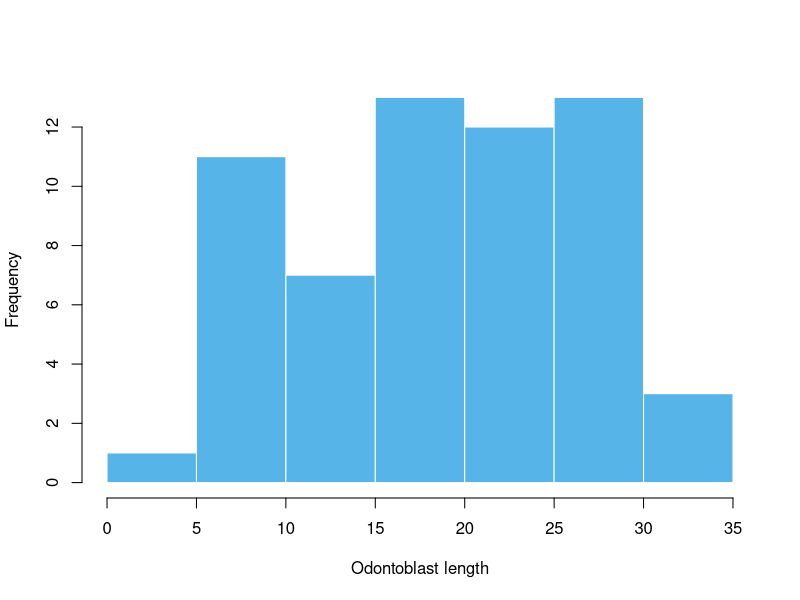
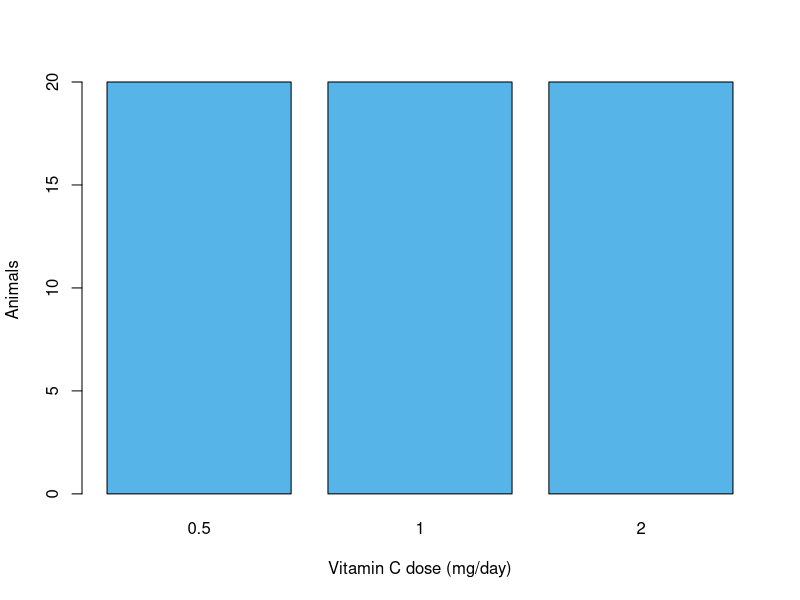
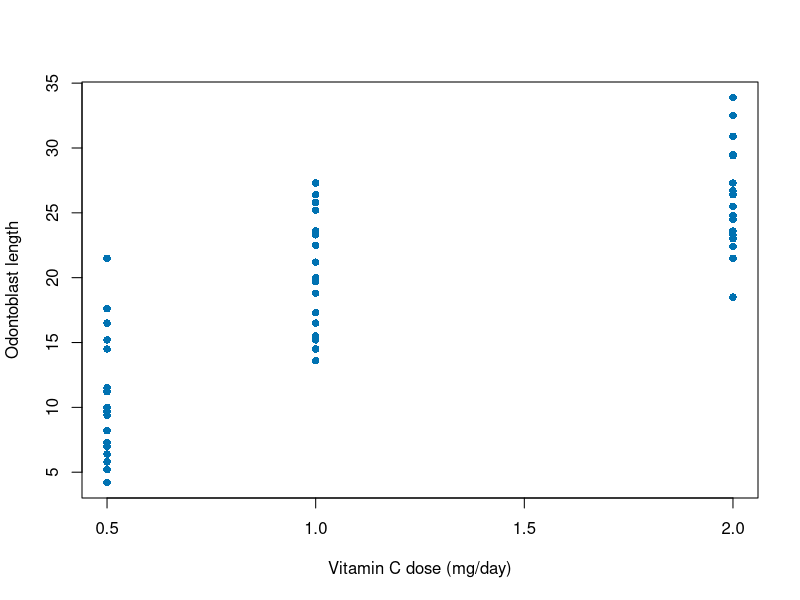
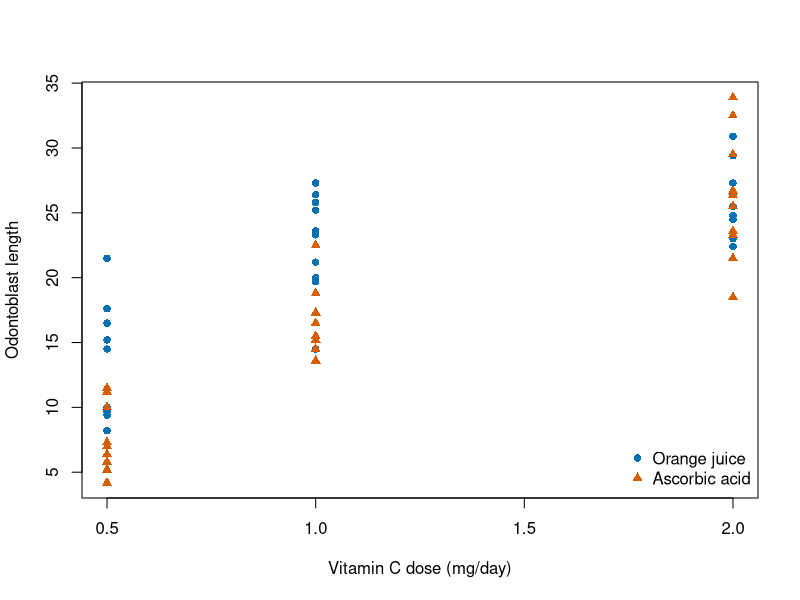
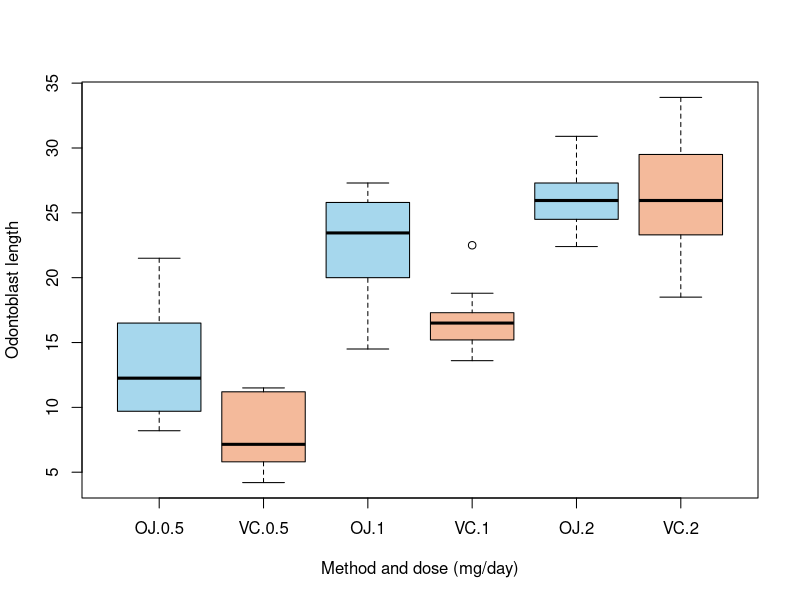
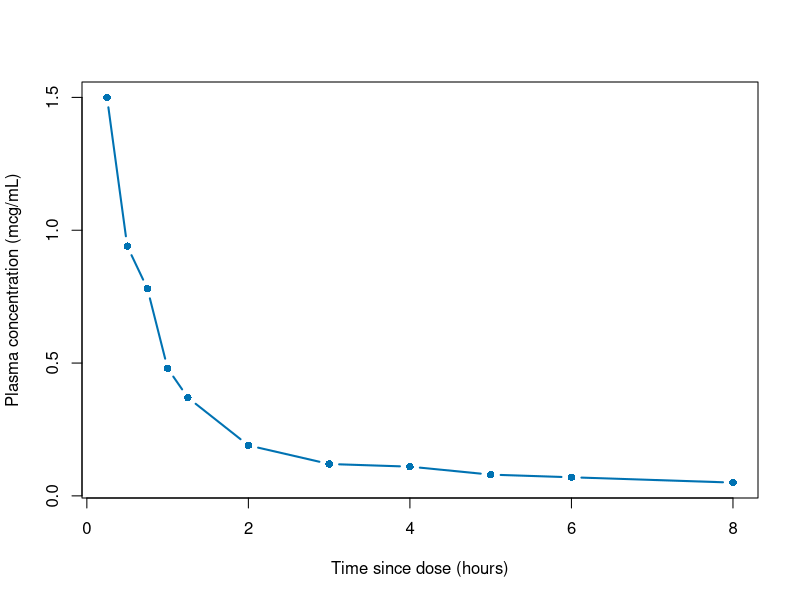
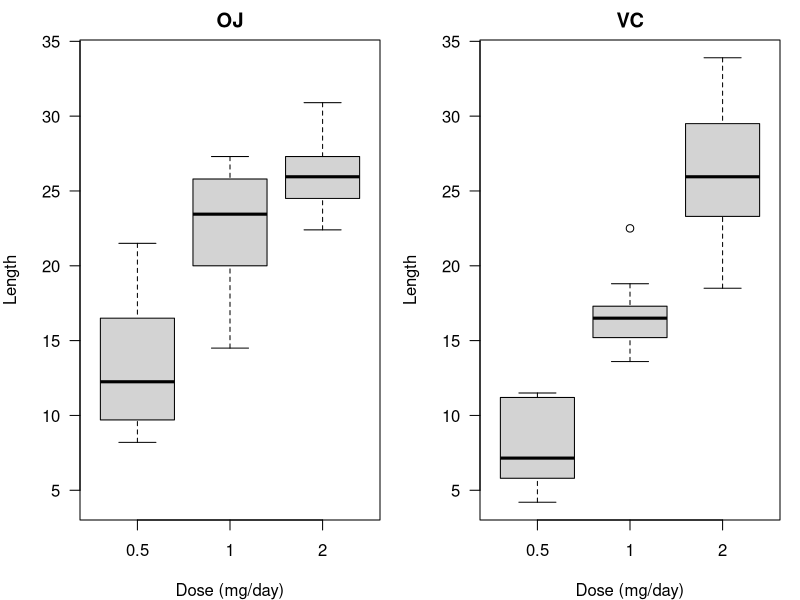
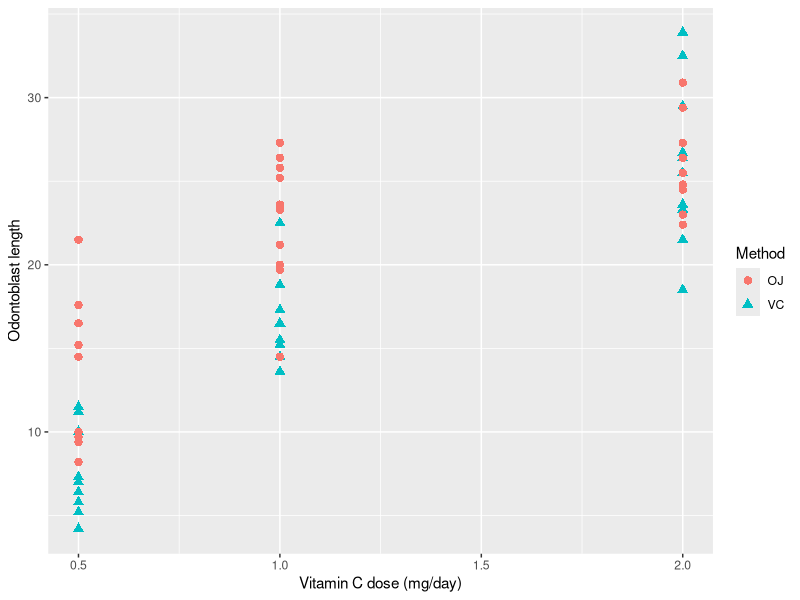

R code for these plots, in order:
## ---- chunk 1
#| label: inspect-growth
growth <- ToothGrowth
head(growth, 2)
## ---- chunk 2
#| label: base-histogram
#| fig-alt: "Histogram of odontoblast length in five-unit intervals."
hist(growth$len, breaks = seq(0, 35, by = 5),
     xlab = "Odontoblast length", main = "",
     col = "#56B4E9", border = "white")
## ---- chunk 3
#| label: base-bars
#| fig-alt: "Bar chart showing 20 animals at each of the three doses."
barplot(table(growth$dose),
        xlab = "Vitamin C dose (mg/day)",
        ylab = "Animals", col = "#56B4E9")
## ---- chunk 4
#| label: base-scatter
#| fig-alt: "Odontoblast lengths plotted at the three vitamin C doses."
plot(len ~ dose, data = growth,
     xlab = "Vitamin C dose (mg/day)",
     ylab = "Odontoblast length",
     pch = 16, col = "#0072B2")
## ---- chunk 5
#| label: base-overlay
#| fig-alt: "Dose response scatterplot distinguishing orange juice and ascorbic acid by color and shape."
plot(len ~ dose, data = growth, type = "n",
     xlab = "Vitamin C dose (mg/day)",
     ylab = "Odontoblast length")
with(subset(growth, supp == "OJ"),
     points(dose, len, pch = 16, col = "#0072B2"))
with(subset(growth, supp == "VC"),
     points(dose, len, pch = 17, col = "#D55E00"))
legend("bottomright",
       c("Orange juice", "Ascorbic acid"),
       pch = c(16, 17),
       col = c("#0072B2", "#D55E00"),
       bty = "n")
## ---- chunk 6
#| label: base-boxplot
#| fig-alt: "Six boxplots for orange juice and ascorbic acid at each dose."
boxplot(len ~ supp + dose, data = growth,
        xlab = "Method and dose (mg/day)",
        ylab = "Odontoblast length",
        col = c("#A6D7ED", "#F4BA9B"))
## ---- chunk 7
#| label: inspect-indometh
head(Indometh, 2)
## ---- chunk 8
#| label: base-line
#| fig-alt: "Indomethacin plasma concentration over time for one subject."
one <- subset(Indometh, Subject == "1")
one <- one[order(one$time), ]
plot(conc ~ time, data = one, type = "b",
     xlab = "Time since dose (hours)",
     ylab = "Plasma concentration (mcg/mL)",
     pch = 16, lwd = 2, col = "#0072B2")
## ---- chunk 9
#| label: base-panels
#| fig-alt: "Side-by-side boxplots by dose for each delivery method, with identical vertical scales."
old <- par(no.readonly = TRUE)
par(mfrow = c(1, 2), mar = c(4, 4, 2, 1), las = 1)
for (method in c("OJ", "VC")) {
  group <- subset(growth, supp == method)
  boxplot(len ~ dose, data = group,
          main = method, ylim = range(growth$len),
          xlab = "Dose (mg/day)", ylab = "Length")
}
par(old)
## ---- chunk 10
#| message: false
library(ggplot2)
## ---- chunk 11
#| label: gg-scatter
#| fig-alt: "ggplot2 dose response scatterplot with delivery method mapped to color and shape."
p <- ggplot(growth, aes(x = dose, y = len)) +
  geom_point(aes(colour = supp, shape = supp),
             size = 2.5) +
  labs(x = "Vitamin C dose (mg/day)",
       y = "Odontoblast length",
       colour = "Method", shape = "Method")
p
## ---- chunk 12
#| label: gg-hist
#| fig-alt: "Histogram of odontoblast length with five-unit bins in ggplot2."
ggplot(growth, aes(x = len)) +
  geom_histogram(binwidth = 5, boundary = 0,
                 fill = "#56B4E9",
                 colour = "white") +
  labs(x = "Odontoblast length", y = "Animals")
## ---- chunk 13
#| label: gg-box
#| fig-alt: "Grouped boxplots by dose and delivery method."
ggplot(growth, aes(x = factor(dose), y = len,
                   fill = supp)) +
  geom_boxplot() +
  labs(x = "Vitamin C dose (mg/day)",
       y = "Odontoblast length", fill = "Method")
## ---- chunk 14
#| label: gg-facets
#| fig-alt: "Separate panels for orange juice and ascorbic acid boxplots on a common scale."
ggplot(growth, aes(x = factor(dose), y = len)) +
  geom_boxplot(fill = "#A6D7ED") +
  facet_wrap(~ supp) +
  labs(x = "Vitamin C dose (mg/day)",
       y = "Odontoblast length")
## ---- chunk 15
#| label: gg-heat
#| fig-alt: "Heatmap showing the mean odontoblast length for the six dose and method groups."
means <- aggregate(len ~ supp + dose, growth, mean)
ggplot(means, aes(x = supp, y = factor(dose),
                  fill = len)) +
  geom_tile(colour = "white") +
  geom_text(aes(label = round(len, 1)),
            colour = "white") +
  scale_fill_gradient(low = "#315E85",
                      high = "#113045") +
  labs(x = "Delivery method", y = "Dose (mg/day)",
       fill = "Mean length")
## ---- chunk 16
#| label: gg-scales
#| fig-alt: "Scatterplot with ticks at the tested doses and a legend spelling out the delivery methods."
method_labels <- c("Orange juice", "Ascorbic acid")
p_scaled <- p +
  scale_x_continuous(breaks = c(0.5, 1, 2)) +
  scale_colour_manual(
    values = c(OJ = "#0072B2", VC = "#D55E00"),
    labels = method_labels
  ) +
  scale_shape_discrete(labels = method_labels)
p_scaled
## ---- chunk 17
#| label: gg-themes
#| fig-alt: "Dose-response scatterplot with a classic theme, descriptive title and bottom legend."
p_final <- p_scaled +
  theme_classic(base_size = 14) +
  theme(legend.position = "bottom") +
  labs(title = "Vitamin C and odontoblast length")
p_final
## ---- chunk 18
#| label: inspect-deaths
head(cbind(mdeaths, fdeaths), 3)
## ---- chunk 19
#| label: deaths-tidy
#| fig-alt: "Monthly death counts by sex in the UK from 1974 to 1979."
months <- seq(as.Date("1974-01-01"), by = "month",
              length.out = length(mdeaths))
deaths <- data.frame(
  month = rep(months, times = 2),
  sex = rep(c("Male", "Female"),
            each = length(months)),
  count = c(as.numeric(mdeaths),
            as.numeric(fdeaths))
)
ggplot(deaths, aes(month, count, colour = sex)) +
  geom_line() +
  labs(x = "Month", y = "Deaths", colour = "Sex")
